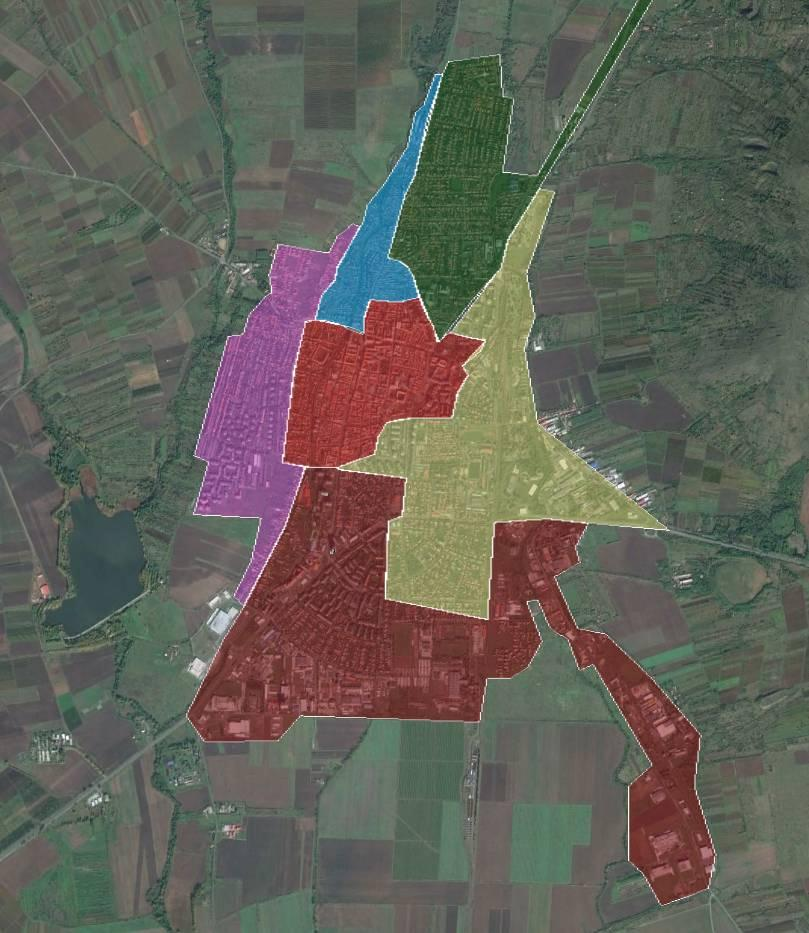
#> input picture data/neighborhoods/sources/municipal-gyongyos-more/source-map.jpeg, 809 x 933 px, found by its file name
$ python trace-source.py
#> lines starting #> are read from the running program, lines starting #| are printed output that depends on the picture; after the words box and inside, x2 and y2 are one past the last pixel; in counts of white or black regions, pixels touching at a corner belong together
import json, numpy as np, heapq
from pathlib import Path
from PIL import Image,ImageDraw
from scipy.ndimage import distance_transform_edt
from shapely.geometry import LineString,Polygon
im=np.array(Image.open('data/neighborhoods/sources/municipal-gyongyos-more/source-map.jpeg')).astype(float)
# Full visible cartographic lines, traced independently of contemporary street geometry.
# Common boundary nodes and paths are reused in opposite orientation.
edges={
 'blue_outer':[[305,322],[317,287],[357,223],[367,204],[393,173],[412,116],[434,75],[441,74]],
 'blue_green':[[441,74],[428,119],[416,165],[404,208],[390,258],[398,261],[406,267],[413,277],[421,299]],
 'blue_core':[[421,299],[404,302],[389,302],[370,300],[365,314],[363,333],[350,329],[335,324],[318,321],[305,322]],
 'purple_outer':[[357,223],[348,228],[329,252],[278,245],[270,274],[272,293],[261,302],[249,315],[242,333],[228,337],[217,375],[207,414],[195,455],[208,462],[201,487],[194,514],[260,518],[256,541],[250,562],[235,595],[244,605]],
 'purple_south':[[244,605],[264,568],[284,533],[296,499],[305,467]],
 'purple_core':[[305,467],[283,463],[287,423],[292,380],[298,345],[305,322]],
 'core_green':[[421,299],[428,318],[440,342]],
 'core_yellow':[[440,342],[451,333],[485,342],[472,353],[462,364],[470,375],[458,396],[453,419],[412,419],[397,420],[385,425],[378,438],[375,454],[355,460],[338,468]],
 'core_south':[[338,468],[320,468],[305,467]],
 'yellow_green':[[440,342],[460,321],[481,296],[500,273],[507,243],[521,219],[540,187]],
 'yellow_outer':[[540,187],[551,192],[538,231],[527,275],[530,295],[535,319],[529,337],[526,348],[529,377],[536,420],[560,446],[589,470],[618,494],[646,516],[666,530],[622,527],[587,525]],
 'yellow_south':[[587,525],[546,520],[515,521],[494,522],[492,557],[488,620],[460,615],[425,607],[385,599],[387,553],[388,523],[401,517],[403,497],[405,478],[379,475],[354,472],[338,468]],
 'south_outer':[[244,605],[221,653],[201,691],[187,715],[205,741],[242,741],[278,741],[302,717],[350,719],[411,721],[480,722],[484,698],[487,678],[511,678],[529,661],[542,637],[535,622],[529,602],[539,602],[546,623],[566,638],[580,669],[591,665],[606,688],[625,719],[646,768],[629,784],[629,824],[628,858],[646,873],[659,905],[684,897],[710,886],[715,856],[709,832],[700,800],[697,773],[700,737],[678,708],[657,683],[636,661],[613,640],[594,635],[576,631],[567,611],[556,584],[555,575],[578,562],[576,548],[581,535],[587,525]]
}
# Pixel center line samples: path search stays at most five pixels from each manually read segment.
# Bright neutral cartographic ink is preferred; no geographic or map-frame connector exists.
gray=im.min(2); neutral=im.max(2)-gray
#> after `gray = im.min(2)`:
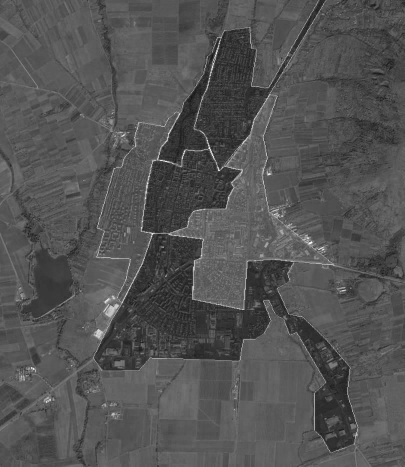
#> gray: shape (933, 809) float64 (shown at 1/2 size); min 0, max 254, mean 83.2
#> after `neutral = im.max(2) - gray`:
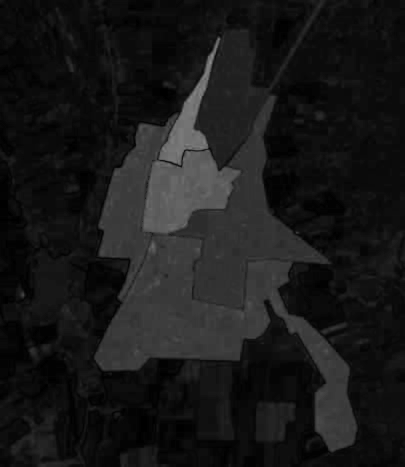
#> neutral: shape (933, 809) float64 (shown at 1/2 size); min 0, max 142, mean 24.7
ink=(gray>110)&(neutral<85)
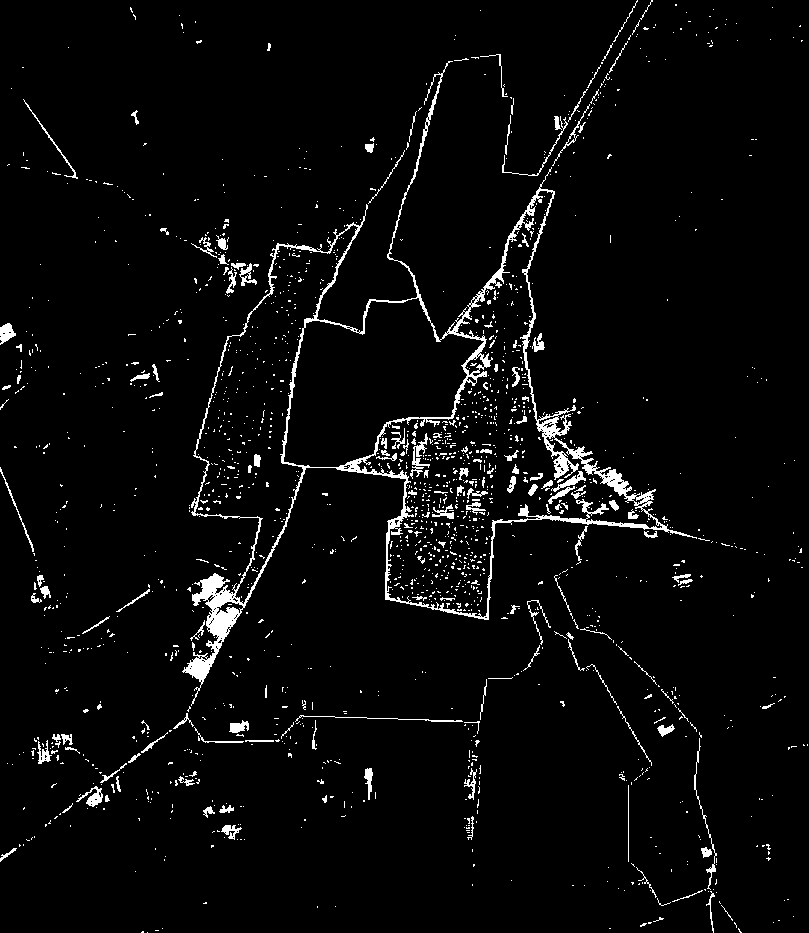
#> ink: shape (933, 809) bool; 3.8% white in thin lines or dots
path_out={}
def snap(pt,r=3):
#> called with r = 3
 x,y=pt; a=[]
 for yy in range(max(0,y-r),min(im.shape[0],y+r+1)):
  for xx in range(max(0,x-r),min(im.shape[1],x+r+1)):
   a.append(((xx-x)**2+(yy-y)**2-(min(im[yy,xx])-neutral[yy,xx]*.3)/38,(xx,yy)))
#> after the loop, a = 49 items
 return min(a)[1]
# preserve shared endpoint snapping exactly
snaps={tuple(p):snap(p) for v in edges.values() for p in v}
#> snaps = 155 items
for p in edges['blue_outer'][1:-1]:
 if not any(p in v for k,v in edges.items() if k!='blue_outer'):snaps[tuple(p)]=snap(p,7)
for key,points in edges.items():
 out=[]
 for pa,pb in zip(points,points[1:]):
  a,b=snaps[tuple(pa)],snaps[tuple(pb)]
  x0=max(0,min(a[0],b[0])-15);x1=min(im.shape[1],max(a[0],b[0])+16)
  y0=max(0,min(a[1],b[1])-15);y1=min(im.shape[0],max(a[1],b[1])+16)
  Y,X=np.mgrid[y0:y1,x0:x1]; dx=b[0]-a[0];dy=b[1]-a[1]
  f=np.clip(((X-a[0])*dx+(Y-a[1])*dy)/(dx*dx+dy*dy),0,1)
  dist=np.hypot(X-a[0]-f*dx,Y-a[1]-f*dy)
  penalty=1+((255-gray[y0:y1,x0:x1])/55)**2+neutral[y0:y1,x0:x1]/40+.03*dist
  costs={a:0};prev={};q=[(0,a)]
  while q:
   c,p=heapq.heappop(q)
   if c!=costs[p]:continue
   if p==b:break
   for ox,oy in [(0,1),(0,-1),(1,0),(-1,0)]:
    n=(p[0]+ox,p[1]+oy)
    if not(x0<=n[0]<x1 and y0<=n[1]<y1) or dist[n[1]-y0,n[0]-x0]>(13 if key=='blue_outer' else 5):continue
    nc=c+penalty[n[1]-y0,n[0]-x0]*(1.414 if ox and oy else 1)
    if nc<costs.get(n,1e100):costs[n]=nc;prev[n]=p;heapq.heappush(q,(nc,n))
  assert b in costs,(key,pa,pb)
  chain=[b]
  while chain[-1]!=a:chain.append(prev[chain[-1]])
  chain.reverse();out+=chain if not out else chain[1:]
 path_out[key]=out
#> after the loop, path_out = 13 items
polys={
 'Észak-nyugati városrész':[('blue_outer',1),('blue_green',1),('blue_core',1)],
 'Nyugati városrész':[('purple_outer',1),('purple_south',1),('purple_core',1),('blue_outer',1)],
 'Városközpont':[('blue_core',-1),('core_green',1),('core_yellow',1),('core_south',1),('purple_core',1)],
 'Keleti városrész':[('yellow_green',1),('yellow_outer',1),('yellow_south',1),('core_yellow',-1)],
 'Déli városrész':[('purple_south',-1),('south_outer',1),('yellow_south',1),('core_south',1)]
}
# Fix polygon chains explicitly (joining only the same shared endpoint; no closure connector).
# Purple needs blue outer only from lower sharedpoint to upper purplepoint.
bo=path_out['blue_outer'];stop=min(range(len(bo)),key=lambda i:(bo[i][0]-snaps[(357,223)][0])**2+(bo[i][1]-snaps[(357,223)][1])**2)
#> after `bo = path_out['blue_outer']`: bo = 395 pairs, first value 305 to 441, second value 74 to 322
#> after `stop = min(range(len(bo)), key=lambda i: (bo[i][0] - snaps[357, 223][0`: stop = 161
path_out['purple_blue']=bo[:stop+1]; path_out['blue_outer']=bo
polys['Nyugati városrész']=[('purple_outer',1),('purple_south',1),('purple_core',1),('purple_blue',1)]
# yellow-south ends at core-south's start338,468; south ring must reverse core-south to get305,467.
polys['Déli városrész']=[('purple_south',-1),('south_outer',1),('yellow_south',1),('core_south',1)]
records=[];preview=Image.fromarray(im.astype('uint8')).convert('RGB');d=ImageDraw.Draw(preview)
#> further down, preview is the input picture: PIL image 809x933 RGB; mean R, G, B 98.2, 97, 88
for idx,(name,parts) in enumerate(polys.items()):
 ring=[]
 for k,direction in parts:
  chain=path_out[k][::direction]
  if ring:assert ring[-1]==chain[0],(name,k,ring[-1],chain[0])
  ring+=chain if not ring else chain[1:]
 assert ring[0]==ring[-1],name
 p=Polygon(ring)
 print(name,p.is_valid,len(ring),p.area,p.is_simple)
 d.line(ring,fill=['yellow','cyan','white','magenta','lime'][idx],width=1)
 records.append({'name':name,'manualGuideEdges':[{'edgeId':k,'direction':di} for k,di in parts],'pixelRing':ring,'geometryValidInPixels':p.is_valid})
#> after the loop, records = 5 items
from shapely.ops import unary_union,polygonize
from shapely.geometry import Point
faces=list(polygonize(unary_union([LineString(v) for v in path_out.values()])))
#> faces = 6 items
seeds={'Észak-nyugati városrész':[350,280], 'Nyugati városrész':[250,400], 'Városközpont':[350,390], 'Keleti városrész':[460,475], 'Déli városrész':[350,610]}
for r in records:
 selected=[p for p in faces if p.contains(Point(seeds[r['name']]))]
 assert len(selected)==1,(r['name'],len(selected))
 p=selected[0];r['pixelRing']=[list(c) for c in p.exterior.coords];r['geometryValidInPixels']=p.is_valid;r['sourcePixelHoles']=[[list(c) for c in ring.coords] for ring in p.interiors];r['pixelSeed']=seeds[r['name']]
 print(r['name'],'polygonized',p.is_valid,p.area,len(r['pixelRing']))
#> this loop made 5 passes
#| Észak-nyugati városrész polygonized True 8961.0 849
#| Nyugati városrész polygonized True 22710.0 1241
#| Városközpont polygonized True 21414.0 805
#| Keleti városrész polygonized True 41885.0 1717
#| Déli városrész polygonized True 75939.0 2627
Path('data/neighborhoods/sources/municipal-gyongyos-more/source-contours.json').write_text(json.dumps({'sourceImageSize':[809,933],'method':'Manual full visible boundary guide, then constrained bright cartographic ink tracing within 5 guide pixels, or 13 for the blue west line; observed ink support is recorded separately; no geographic completion, no frame closure. Coordinates refer to source pixel centers.','manualGuides':edges,'sharedInkPaths':path_out,'regions':records},ensure_ascii=False,indent=2)+'\n')
preview.save('/tmp/gyongyos-trace-preview.png')
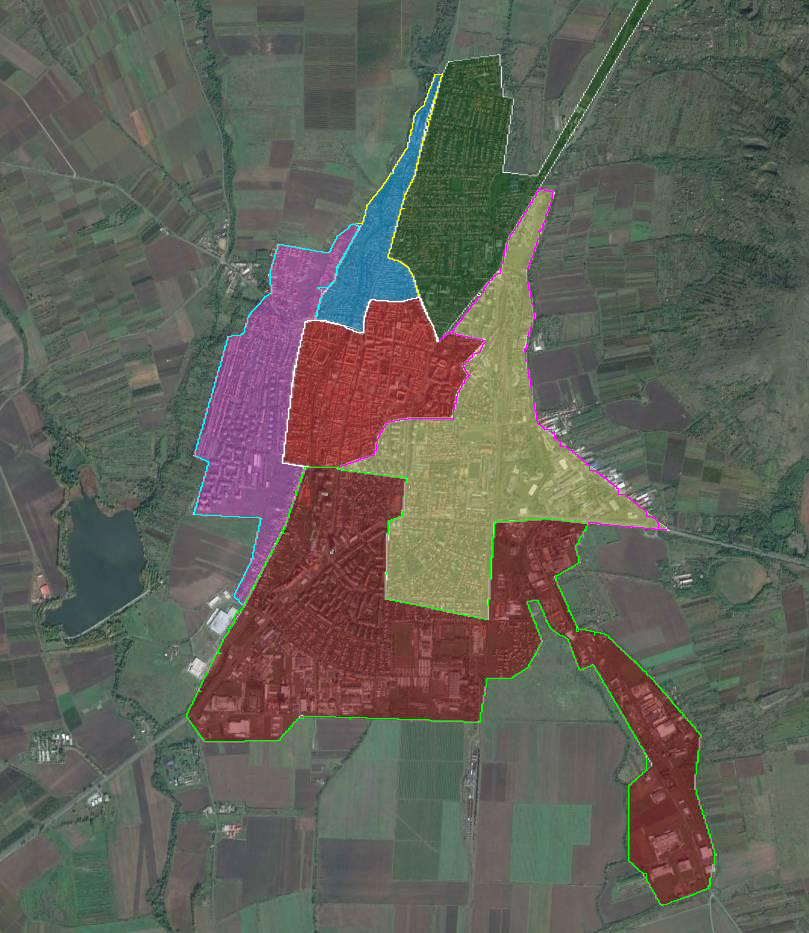
#> saved as gyongyos-trace-preview.png: PIL image 809x933 RGB; mean R, G, B 97.5, 97.1, 87.5

$ run again, with data/neighborhoods/sources/municipal-gyongyos-more/source-region-p29.jpeg copied over data/neighborhoods/sources/municipal-gyongyos-more/source-map.jpeg
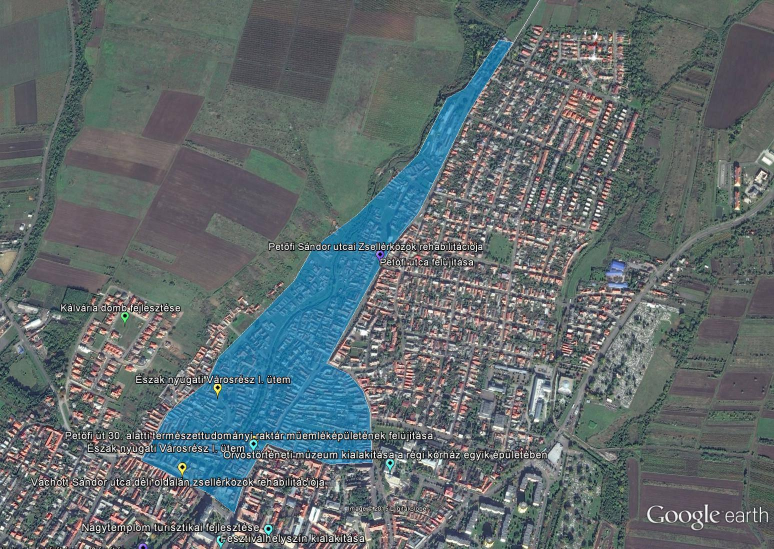
#> input picture data/neighborhoods/sources/municipal-gyongyos-more/source-region-p29.jpeg, 1548 x 1098 px, found by its file name (shown at 1/2 size)
#> `ink=(gray>110)&(neutral<85)`:
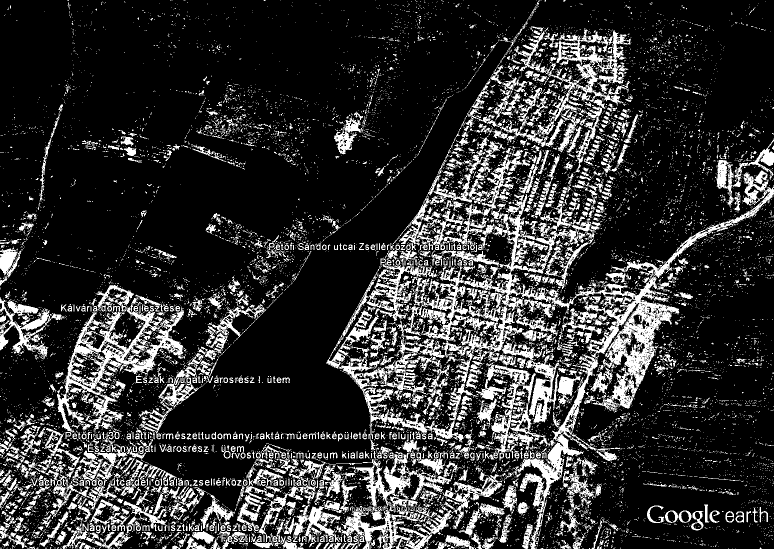
#> ink: shape (1098, 1548) bool (shown at 1/2 size); 19.7% white; 13391 white regions (12063 under 20 px), largest, box (x1, y1, x2, y2) and area: (652, 388, 1192, 893) 39655, (1008, 341, 1548, 1098) 32635, (670, 903, 1004, 1098) 15976
#> after the loop in snap, `for yy in range(max(0,y-r),min(im.shape[0],y+r+1)):`: a = 49 items
#> snaps = 155 items
#> after the loop `for key,points in edges.items():`: path_out = 13 items
#> bo = 385 pairs, first value 305 to 441, second value 74 to 322
#> stop = 151
#> preview is the input picture: PIL image 1548x1098 RGB; mean R, G, B 97.1, 106.9, 109.1
#> after the loop `for idx,(name,parts) in enumerate(polys.items()):`: records = 5 items
#> faces = 8 items
#> the loop `for r in records:` made 5 passes
#| Észak-nyugati városrész polygonized True 9797.0 849
#| Nyugati városrész polygonized True 21728.0 1157
#| Városközpont polygonized True 21519.0 805
#| Keleti városrész polygonized True 41303.0 1739
#| Déli városrész polygonized True 74765.0 2637
#> `preview.save('/tmp/gyongyos-trace-preview.png')`:
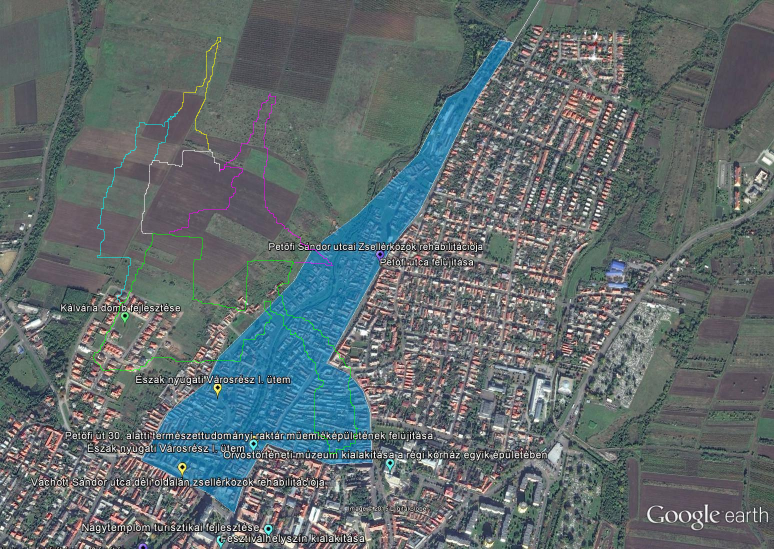
#> saved as gyongyos-trace-preview.png: PIL image 1548x1098 RGB (shown at 1/2 size); mean R, G, B 97.1, 107.2, 109.1

$ run again, with data/neighborhoods/sources/municipal-gyongyos-more/source-region-p31.jpeg copied over data/neighborhoods/sources/municipal-gyongyos-more/source-map.jpeg
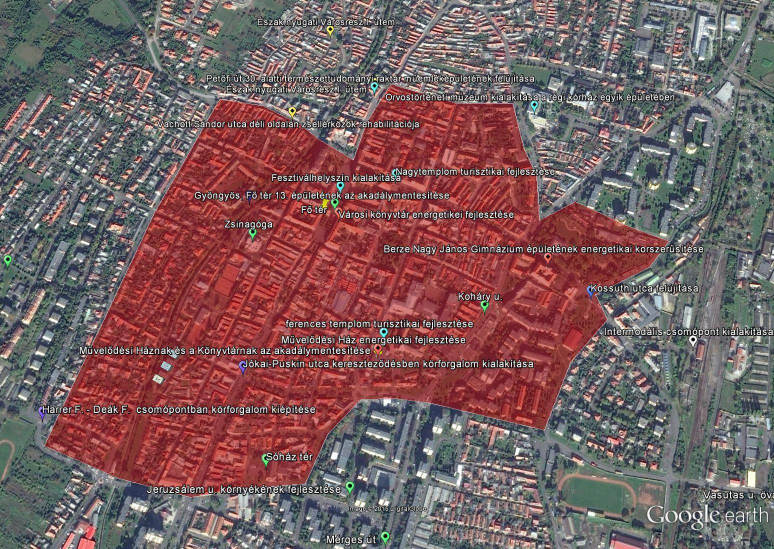
#> input picture data/neighborhoods/sources/municipal-gyongyos-more/source-region-p31.jpeg, 1548 x 1098 px, found by its file name (shown at 1/2 size)
#> `ink=(gray>110)&(neutral<85)`:
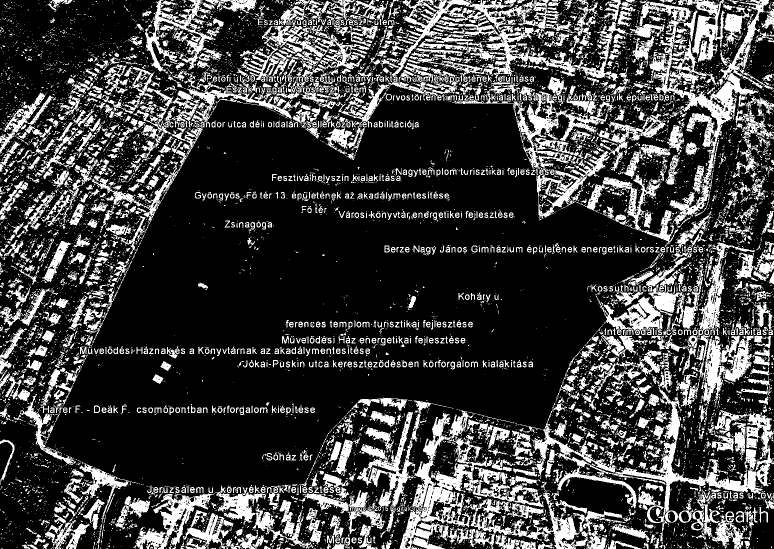
#> ink: shape (1098, 1548) bool (shown at 1/2 size); 25.2% white; 10582 white regions (8811 under 20 px), largest, box (x1, y1, x2, y2) and area: (1063, 742, 1548, 1083) 21650, (762, 0, 1266, 163) 20514, (1259, 0, 1538, 468) 20132
#> after the loop in snap, `for yy in range(max(0,y-r),min(im.shape[0],y+r+1)):`: a = 49 items
#> snaps = 155 items
#> after the loop `for key,points in edges.items():`: path_out = 13 items
#> bo = 393 pairs, first value 305 to 441, second value 74 to 322
#> stop = 156
#> preview is the input picture: PIL image 1548x1098 RGB; mean R, G, B 120.5, 93.3, 94.7
#> after the loop `for idx,(name,parts) in enumerate(polys.items()):`: records = 5 items
#> faces = 6 items
#> the loop `for r in records:` made 5 passes
#| Észak-nyugati városrész polygonized True 9774.0 861
#| Nyugati városrész polygonized True 21873.0 1143
#| Városközpont polygonized True 21708.0 821
#| Keleti városrész polygonized True 42253.0 1743
#| Déli városrész polygonized True 75181.0 2639
#> `preview.save('/tmp/gyongyos-trace-preview.png')`:
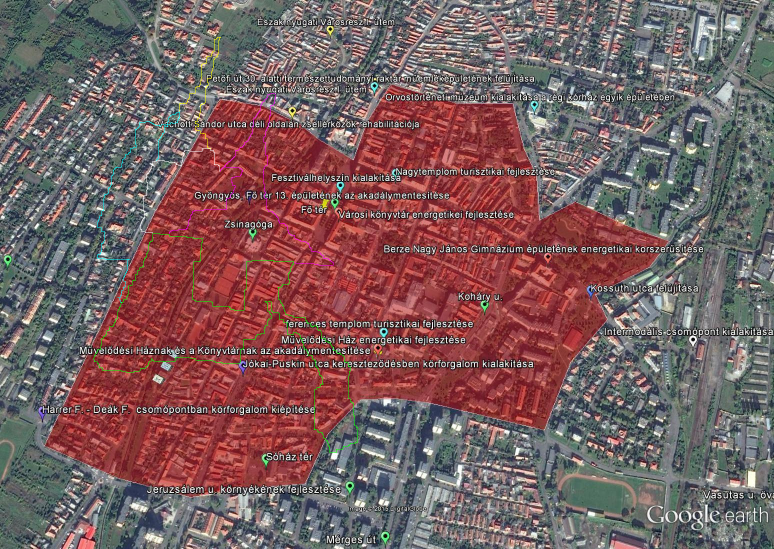
#> saved as gyongyos-trace-preview.png: PIL image 1548x1098 RGB (shown at 1/2 size); mean R, G, B 120.3, 93.7, 94.7
